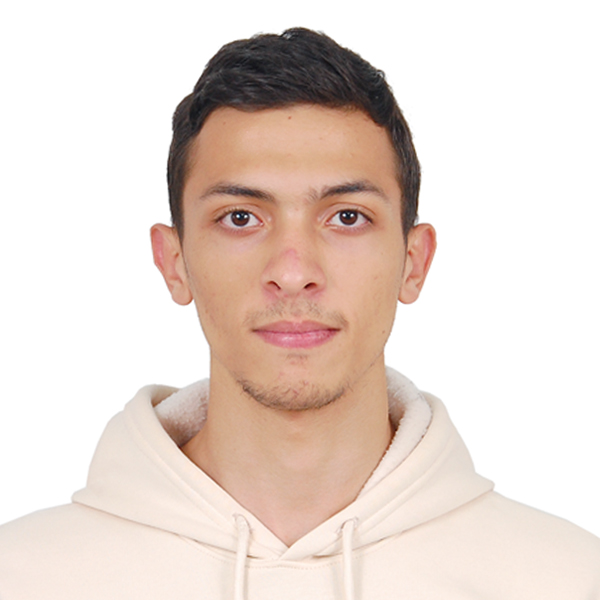
#> input picture Sadki.jpg, 600 x 600 px
$ python Q2.py
#> lines starting #> are read from the running program, lines starting #| are printed output that depends on the picture
# GI2 2024-2025 - By Sadki Mohamed and El Kaddaoui Nassim, students at the National School of Applied sciences of Tetouan

import cv2
import numpy as np
import os
import matplotlib.pyplot as plt
import matplotlib
matplotlib.use('Agg')

img = cv2.imread("Sadki.jpg")
#> img is the input picture: shape (600, 600, 3); mean B, G, R 209, 216.8, 231.3
img_rgb = cv2.cvtColor(img, cv2.COLOR_BGR2RGB)
r, g, b = cv2.split(img_rgb)
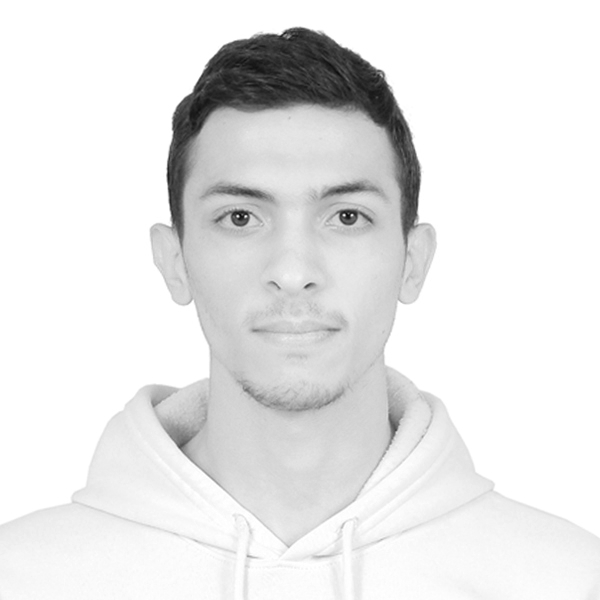
#> r: shape (600, 600); min 8, max 255, mean 231.3
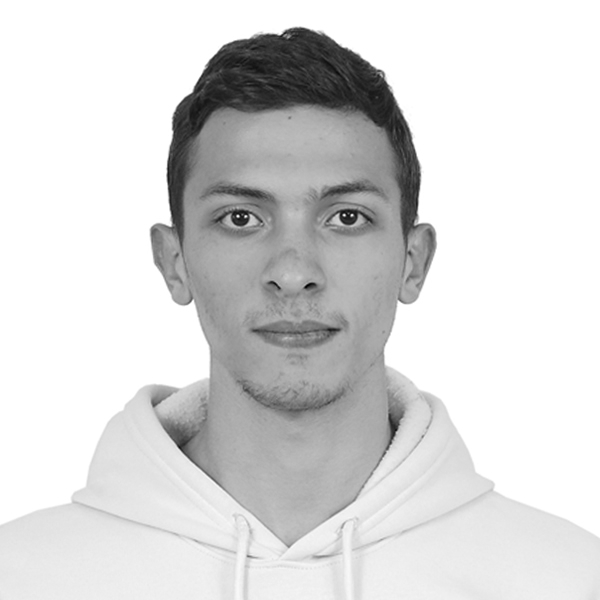
#> g: shape (600, 600); min 0, max 255, mean 216.8
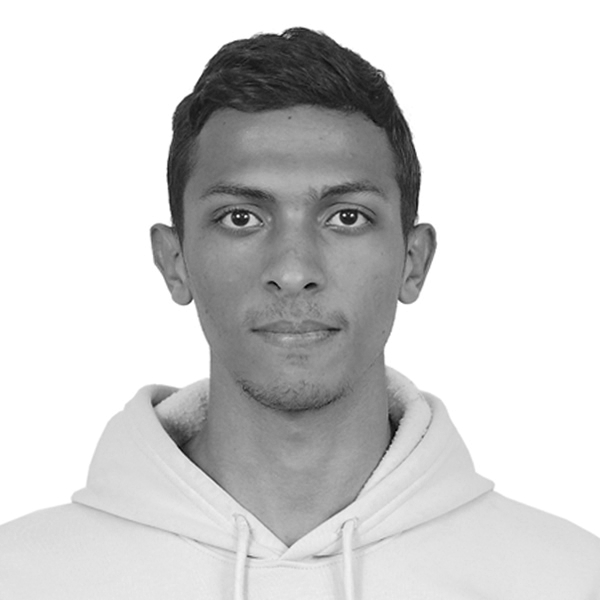
#> b: shape (600, 600); min 0, max 255, mean 209

plt.figure(figsize=(10, 5))
plt.hist(r.ravel(), bins=256, color='red', alpha=0.5, label='Rouge')
plt.hist(g.ravel(), bins=256, color='green', alpha=0.5, label='Vert')
plt.hist(b.ravel(), bins=256, color='blue', alpha=0.5, label='Bleu')
plt.title("Histogramme du portrait")
plt.xlabel("Intensité de la couleur")
plt.ylabel("Nombre de pixels")
plt.legend()
output_file = 'Histogramme_portrait.png'

plt.savefig(output_file)
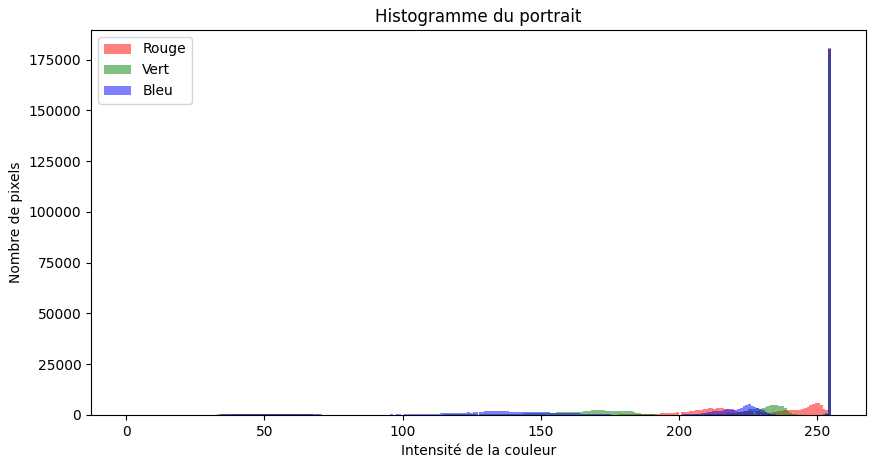
#> figure drawn by matplotlib, 1 panel; tallest bar 180511 high, from x = 254 to 255; tallest bar 179993 high, from x = 254 to 255; tallest bar 179998 high, from x = 254 to 255
print("Resulting image saved as {output_file}")
os.startfile(output_file)

$ run again, with Nassim.jpg copied over Sadki.jpg
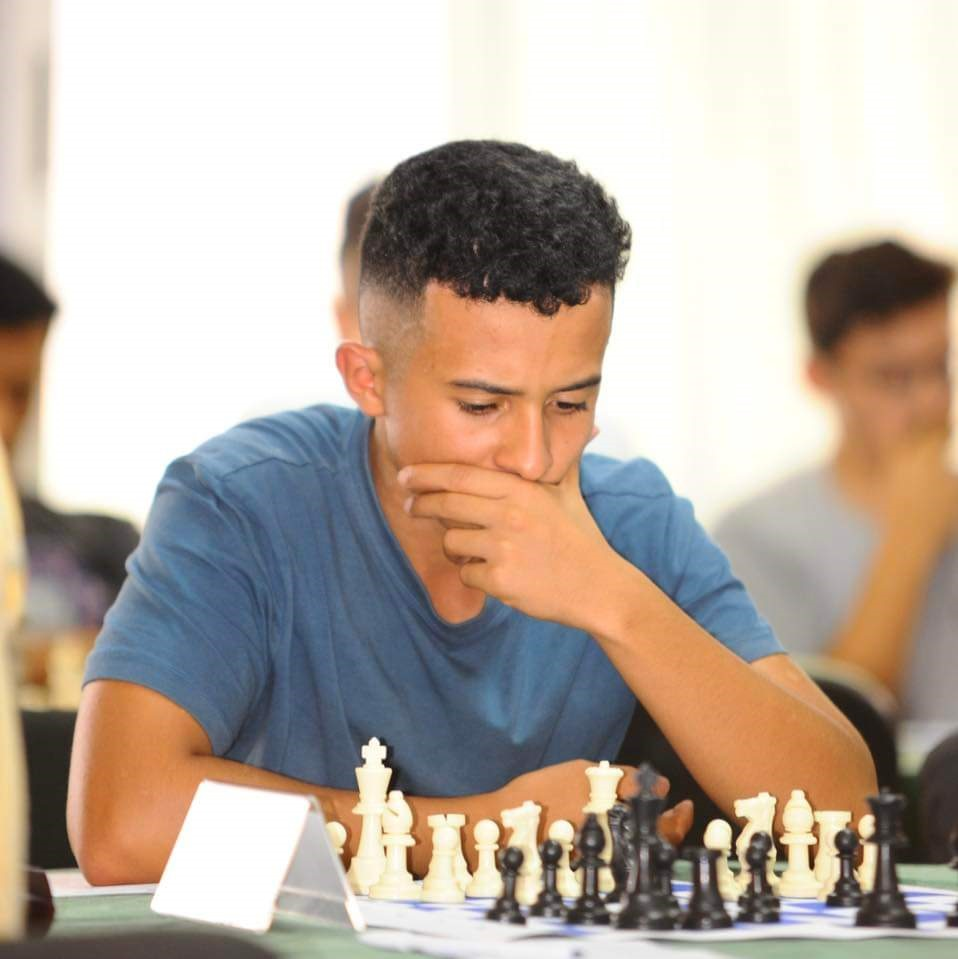
#> input picture Nassim.jpg, 958 x 959 px
#> img is the input picture: shape (959, 958, 3); mean B, G, R 161.4, 172.8, 186.1
#> `r, g, b = cv2.split(img_rgb)`:
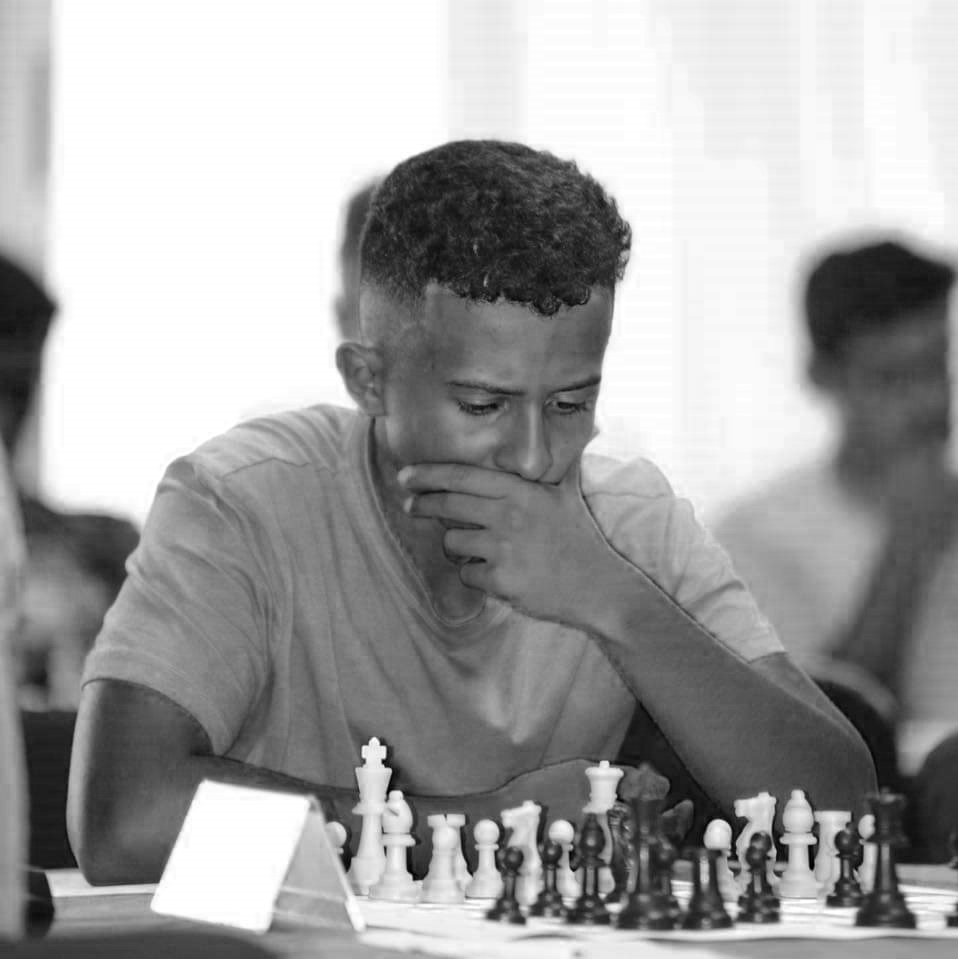
#> b: shape (959, 958); min 0, max 255, mean 161.4
#> `plt.savefig(output_file)`:
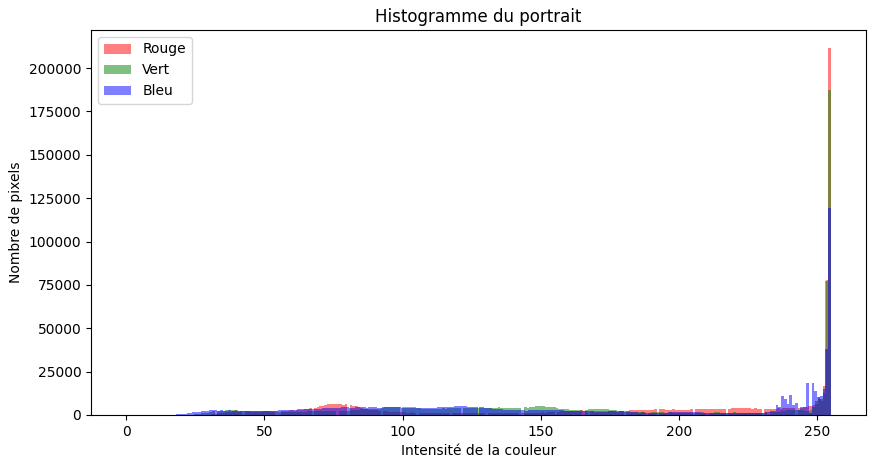
#> figure drawn by matplotlib, 1 panel; tallest bar 211411 high, from x = 254.1 to 255; tallest bar 187521 high, from x = 254 to 255; tallest bar 119224 high, from x = 254 to 255
